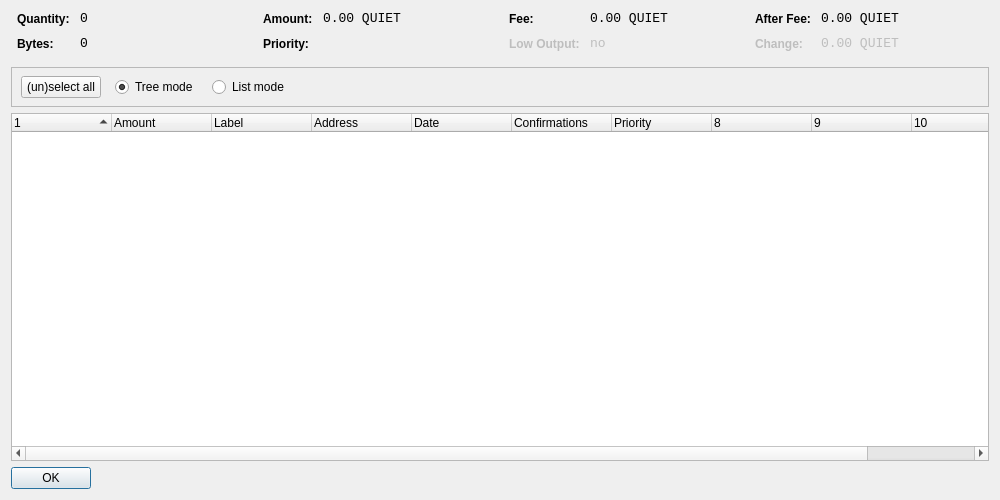
<?xml version="1.0" encoding="UTF-8"?>
<ui version="4.0">
 <class>CoinControlDialog</class>
 <widget class="QDialog" name="CoinControlDialog">
  <property name="geometry">
   <rect>
    <x>0</x>
    <y>0</y>
    <width>1000</width>
    <height>500</height>
   </rect>
  </property>
  <property name="windowTitle">
   <string>Coin Control</string>
  </property>
  <layout class="QVBoxLayout" name="verticalLayout">
   <item>
    <layout class="QHBoxLayout" name="horizontalLayoutTop" stretch="0,0,0,0">
     <property name="topMargin">
      <number>0</number>
     </property>
     <property name="bottomMargin">
      <number>10</number>
     </property>
     <item>
      <layout class="QFormLayout" name="formLayoutCoinControl1">
       <property name="horizontalSpacing">
        <number>10</number>
       </property>
       <property name="verticalSpacing">
        <number>10</number>
       </property>
       <property name="leftMargin">
        <number>6</number>
       </property>
       <property name="rightMargin">
        <number>6</number>
       </property>
       <item row="0" column="0">
        <widget class="QLabel" name="labelCoinControlQuantityText">
         <property name="styleSheet">
          <string notr="true">font-weight:bold;</string>
         </property>
         <property name="text">
          <string>Quantity:</string>
         </property>
        </widget>
       </item>
       <item row="0" column="1">
        <widget class="QLabel" name="labelCoinControlQuantity">
         <property name="font">
          <font>
           <family>Monospace</family>
           <pointsize>10</pointsize>
          </font>
         </property>
         <property name="cursor">
          <cursorShape>IBeamCursor</cursorShape>
         </property>
         <property name="contextMenuPolicy">
          <enum>Qt::ActionsContextMenu</enum>
         </property>
         <property name="text">
          <string>0</string>
         </property>
         <property name="textInteractionFlags">
          <set>Qt::LinksAccessibleByMouse|Qt::TextSelectableByKeyboard|Qt::TextSelectableByMouse</set>
         </property>
        </widget>
       </item>
       <item row="1" column="0">
        <widget class="QLabel" name="labelCoinControlBytesText">
         <property name="styleSheet">
          <string notr="true">font-weight:bold;</string>
         </property>
         <property name="text">
          <string>Bytes:</string>
         </property>
        </widget>
       </item>
       <item row="1" column="1">
        <widget class="QLabel" name="labelCoinControlBytes">
         <property name="font">
          <font>
           <family>Monospace</family>
           <pointsize>10</pointsize>
          </font>
         </property>
         <property name="cursor">
          <cursorShape>IBeamCursor</cursorShape>
         </property>
         <property name="contextMenuPolicy">
          <enum>Qt::ActionsContextMenu</enum>
         </property>
         <property name="text">
          <string>0</string>
         </property>
         <property name="textInteractionFlags">
          <set>Qt::LinksAccessibleByMouse|Qt::TextSelectableByKeyboard|Qt::TextSelectableByMouse</set>
         </property>
        </widget>
       </item>
      </layout>
     </item>
     <item>
      <layout class="QFormLayout" name="formLayoutCoinControl2">
       <property name="horizontalSpacing">
        <number>10</number>
       </property>
       <property name="verticalSpacing">
        <number>10</number>
       </property>
       <property name="leftMargin">
        <number>6</number>
       </property>
       <property name="rightMargin">
        <number>6</number>
       </property>
       <item row="0" column="0">
        <widget class="QLabel" name="labelCoinControlAmountText">
         <property name="styleSheet">
          <string notr="true">font-weight:bold;</string>
         </property>
         <property name="text">
          <string>Amount:</string>
         </property>
        </widget>
       </item>
       <item row="0" column="1">
        <widget class="QLabel" name="labelCoinControlAmount">
         <property name="font">
          <font>
           <family>Monospace</family>
           <pointsize>10</pointsize>
          </font>
         </property>
         <property name="cursor">
          <cursorShape>IBeamCursor</cursorShape>
         </property>
         <property name="contextMenuPolicy">
          <enum>Qt::ActionsContextMenu</enum>
         </property>
         <property name="text">
          <string>0.00 QUIET</string>
         </property>
         <property name="textInteractionFlags">
          <set>Qt::LinksAccessibleByMouse|Qt::TextSelectableByKeyboard|Qt::TextSelectableByMouse</set>
         </property>
        </widget>
       </item>
       <item row="1" column="0">
        <widget class="QLabel" name="labelCoinControlPriorityText">
         <property name="styleSheet">
          <string notr="true">font-weight:bold;</string>
         </property>
         <property name="text">
          <string>Priority:</string>
         </property>
        </widget>
       </item>
       <item row="1" column="1">
        <widget class="QLabel" name="labelCoinControlPriority">
         <property name="font">
          <font>
           <family>Monospace</family>
           <pointsize>10</pointsize>
          </font>
         </property>
         <property name="cursor">
          <cursorShape>IBeamCursor</cursorShape>
         </property>
         <property name="contextMenuPolicy">
          <enum>Qt::ActionsContextMenu</enum>
         </property>
         <property name="text">
          <string/>
         </property>
         <property name="textInteractionFlags">
          <set>Qt::LinksAccessibleByMouse|Qt::TextSelectableByKeyboard|Qt::TextSelectableByMouse</set>
         </property>
        </widget>
       </item>
      </layout>
     </item>
     <item>
      <layout class="QFormLayout" name="formLayoutCoinControl3">
       <property name="horizontalSpacing">
        <number>10</number>
       </property>
       <property name="verticalSpacing">
        <number>10</number>
       </property>
       <property name="leftMargin">
        <number>6</number>
       </property>
       <property name="rightMargin">
        <number>6</number>
       </property>
       <item row="0" column="0">
        <widget class="QLabel" name="labelCoinControlFeeText">
         <property name="styleSheet">
          <string notr="true">font-weight:bold;</string>
         </property>
         <property name="text">
          <string>Fee:</string>
         </property>
        </widget>
       </item>
       <item row="0" column="1">
        <widget class="QLabel" name="labelCoinControlFee">
         <property name="font">
          <font>
           <family>Monospace</family>
           <pointsize>10</pointsize>
          </font>
         </property>
         <property name="cursor">
          <cursorShape>IBeamCursor</cursorShape>
         </property>
         <property name="contextMenuPolicy">
          <enum>Qt::ActionsContextMenu</enum>
         </property>
         <property name="text">
          <string>0.00 QUIET</string>
         </property>
         <property name="textInteractionFlags">
          <set>Qt::LinksAccessibleByMouse|Qt::TextSelectableByKeyboard|Qt::TextSelectableByMouse</set>
         </property>
        </widget>
       </item>
       <item row="1" column="0">
        <widget class="QLabel" name="labelCoinControlLowOutputText">
         <property name="enabled">
          <bool>false</bool>
         </property>
         <property name="styleSheet">
          <string notr="true">font-weight:bold;</string>
         </property>
         <property name="text">
          <string>Low Output:</string>
         </property>
        </widget>
       </item>
       <item row="1" column="1">
        <widget class="QLabel" name="labelCoinControlLowOutput">
         <property name="enabled">
          <bool>false</bool>
         </property>
         <property name="font">
          <font>
           <family>Monospace</family>
           <pointsize>10</pointsize>
          </font>
         </property>
         <property name="cursor">
          <cursorShape>IBeamCursor</cursorShape>
         </property>
         <property name="contextMenuPolicy">
          <enum>Qt::ActionsContextMenu</enum>
         </property>
         <property name="text">
          <string>no</string>
         </property>
         <property name="textInteractionFlags">
          <set>Qt::LinksAccessibleByMouse|Qt::TextSelectableByKeyboard|Qt::TextSelectableByMouse</set>
         </property>
        </widget>
       </item>
      </layout>
     </item>
     <item>
      <layout class="QFormLayout" name="formLayoutCoinControl4">
       <property name="horizontalSpacing">
        <number>10</number>
       </property>
       <property name="verticalSpacing">
        <number>10</number>
       </property>
       <property name="leftMargin">
        <number>6</number>
       </property>
       <property name="rightMargin">
        <number>6</number>
       </property>
       <item row="0" column="0">
        <widget class="QLabel" name="labelCoinControlAfterFeeText">
         <property name="styleSheet">
          <string notr="true">font-weight:bold;</string>
         </property>
         <property name="text">
          <string>After Fee:</string>
         </property>
        </widget>
       </item>
       <item row="0" column="1">
        <widget class="QLabel" name="labelCoinControlAfterFee">
         <property name="font">
          <font>
           <family>Monospace</family>
           <pointsize>10</pointsize>
          </font>
         </property>
         <property name="cursor">
          <cursorShape>IBeamCursor</cursorShape>
         </property>
         <property name="contextMenuPolicy">
          <enum>Qt::ActionsContextMenu</enum>
         </property>
         <property name="text">
          <string>0.00 QUIET</string>
         </property>
         <property name="textInteractionFlags">
          <set>Qt::LinksAccessibleByMouse|Qt::TextSelectableByKeyboard|Qt::TextSelectableByMouse</set>
         </property>
        </widget>
       </item>
       <item row="1" column="0">
        <widget class="QLabel" name="labelCoinControlChangeText">
         <property name="enabled">
          <bool>false</bool>
         </property>
         <property name="styleSheet">
          <string notr="true">font-weight:bold;</string>
         </property>
         <property name="text">
          <string>Change:</string>
         </property>
        </widget>
       </item>
       <item row="1" column="1">
        <widget class="QLabel" name="labelCoinControlChange">
         <property name="enabled">
          <bool>false</bool>
         </property>
         <property name="font">
          <font>
           <family>Monospace</family>
           <pointsize>10</pointsize>
          </font>
         </property>
         <property name="cursor">
          <cursorShape>IBeamCursor</cursorShape>
         </property>
         <property name="contextMenuPolicy">
          <enum>Qt::ActionsContextMenu</enum>
         </property>
         <property name="text">
          <string>0.00 QUIET</string>
         </property>
         <property name="textInteractionFlags">
          <set>Qt::LinksAccessibleByMouse|Qt::TextSelectableByKeyboard|Qt::TextSelectableByMouse</set>
         </property>
        </widget>
       </item>
      </layout>
     </item>
    </layout>
   </item>
   <item>
    <widget class="QFrame" name="frame">
     <property name="minimumSize">
      <size>
       <width>0</width>
       <height>40</height>
      </size>
     </property>
     <property name="frameShape">
      <enum>QFrame::StyledPanel</enum>
     </property>
     <property name="frameShadow">
      <enum>QFrame::Sunken</enum>
     </property>
     <widget class="QWidget" name="horizontalLayoutWidget">
      <property name="geometry">
       <rect>
        <x>10</x>
        <y>0</y>
        <width>781</width>
        <height>41</height>
       </rect>
      </property>
      <layout class="QHBoxLayout" name="horizontalLayoutPanel" stretch="0,0,0,0,0">
       <property name="spacing">
        <number>14</number>
       </property>
       <item>
        <widget class="QPushButton" name="pushButtonSelectAll">
         <property name="sizePolicy">
          <sizepolicy hsizetype="Maximum" vsizetype="Fixed">
           <horstretch>0</horstretch>
           <verstretch>0</verstretch>
          </sizepolicy>
         </property>
         <property name="text">
          <string>(un)select all</string>
         </property>
        </widget>
       </item>
       <item>
        <widget class="QRadioButton" name="radioTreeMode">
         <property name="sizePolicy">
          <sizepolicy hsizetype="Maximum" vsizetype="Fixed">
           <horstretch>0</horstretch>
           <verstretch>0</verstretch>
          </sizepolicy>
         </property>
         <property name="text">
          <string>Tree mode</string>
         </property>
         <property name="checked">
          <bool>true</bool>
         </property>
        </widget>
       </item>
       <item>
        <widget class="QRadioButton" name="radioListMode">
         <property name="sizePolicy">
          <sizepolicy hsizetype="Maximum" vsizetype="Fixed">
           <horstretch>0</horstretch>
           <verstretch>0</verstretch>
          </sizepolicy>
         </property>
         <property name="text">
          <string>List mode</string>
         </property>
        </widget>
       </item>
       <item>
        <spacer name="horizontalSpacer">
         <property name="orientation">
          <enum>Qt::Horizontal</enum>
         </property>
         <property name="sizeHint" stdset="0">
          <size>
           <width>40</width>
           <height>20</height>
          </size>
         </property>
        </spacer>
       </item>
      </layout>
     </widget>
    </widget>
   </item>
   <item>
    <widget class="CoinControlTreeWidget" name="treeWidget">
     <property name="contextMenuPolicy">
      <enum>Qt::CustomContextMenu</enum>
     </property>
     <property name="sortingEnabled">
      <bool>false</bool>
     </property>
     <property name="columnCount">
      <number>11</number>
     </property>
     <attribute name="headerShowSortIndicator" stdset="0">
      <bool>true</bool>
     </attribute>
     <attribute name="headerStretchLastSection">
      <bool>false</bool>
     </attribute>
     <column>
      <property name="text">
       <string/>
      </property>
     </column>
     <column>
      <property name="text">
       <string>Amount</string>
      </property>
     </column>
     <column>
      <property name="text">
       <string>Label</string>
      </property>
     </column>
     <column>
      <property name="text">
       <string>Address</string>
      </property>
     </column>
     <column>
      <property name="text">
       <string>Date</string>
      </property>
     </column>
     <column>
      <property name="text">
       <string>Confirmations</string>
      </property>
      <property name="toolTip">
       <string>Confirmed</string>
      </property>
     </column>
     <column>
      <property name="text">
       <string>Priority</string>
      </property>
     </column>
     <column>
      <property name="text">
       <string/>
      </property>
     </column>
     <column>
      <property name="text">
       <string/>
      </property>
     </column>
     <column>
      <property name="text">
       <string/>
      </property>
     </column>
     <column>
      <property name="text">
       <string/>
      </property>
     </column>
    </widget>
   </item>
   <item>
    <widget class="QDialogButtonBox" name="buttonBox">
     <property name="sizePolicy">
      <sizepolicy hsizetype="Maximum" vsizetype="Fixed">
       <horstretch>0</horstretch>
       <verstretch>0</verstretch>
      </sizepolicy>
     </property>
     <property name="orientation">
      <enum>Qt::Horizontal</enum>
     </property>
     <property name="standardButtons">
      <set>QDialogButtonBox::Ok</set>
     </property>
    </widget>
   </item>
  </layout>
 </widget>
 <customwidgets>
  <customwidget>
   <class>CoinControlTreeWidget</class>
   <extends>QTreeWidget</extends>
   <header>coincontroltreewidget.h</header>
  </customwidget>
 </customwidgets>
 <resources/>
 <connections/>
</ui>
